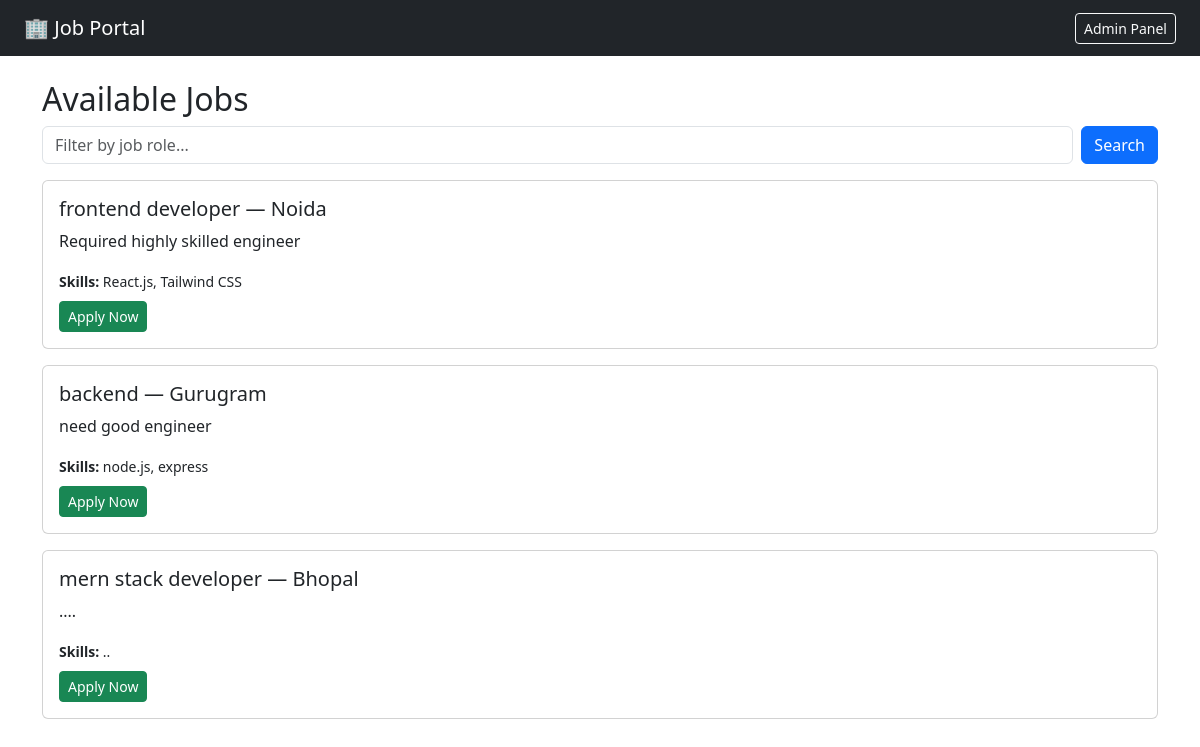
The page / on the database its author committed.
### jobs/models.py (models this page shows, shortened)
class Job(models.Model):
    title = models.CharField(max_length=200)
    description = models.TextField()
    skills = models.CharField(max_length=300)
    location = models.CharField(max_length=100)
    created_at = models.DateTimeField(auto_now_add=True)

### jobs/views.py (the view)
# urls.py: path('',                        views.job_list,         name='job_list'),
def job_list(request):
    role = request.GET.get('role', '')        # Filter by job role
    jobs = Job.objects.filter(title__icontains=role) if role else Job.objects.all()
    return render(request, 'jobs/job_list.html', {'jobs': jobs, 'role': role})

### jobs/templates/jobs/job_list.html
{% extends 'jobs/base.html' %}
{% block content %}
<h2>Available Jobs</h2>
<form method="get" class="d-flex mb-3">
    <input name="role" value="{{ role }}" class="form-control me-2" placeholder="Filter by job role...">
    <button class="btn btn-primary">Search</button>
</form>
{% for job in jobs %}
<div class="card mb-3">
    <div class="card-body">
        <h5>{{ job.title }} — {{ job.location }}</h5>
        <p>{{ job.description }}</p>
        <small><b>Skills:</b> {{ job.skills }}</small><br>
        <a href="{% url 'apply_job' job.id %}" class="btn btn-success btn-sm mt-2">Apply Now</a>
    </div>
</div>
{% empty %}
<p>No jobs found.</p>
{% endfor %}
{% endblock %}

### rows shown on the page
Job: title "frontend developer", location "Noida", description "Required highly skilled engineer", skills "React.js, Tailwind CSS"
Job: title "backend", location "Gurugram", description "need good engineer", skills "node.js, express"
Job: title "mern stack developer", location "Bhopal", description "....", skills ".."
